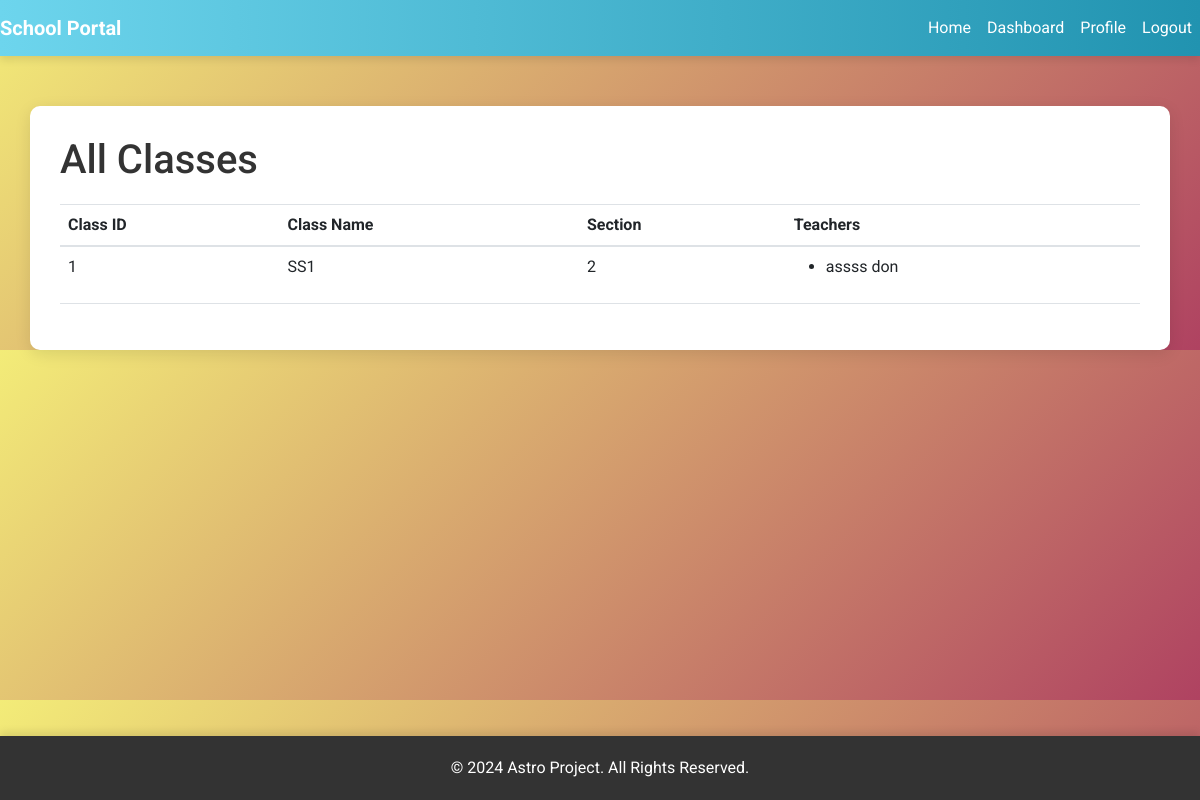
/view_classes (signed in), run on the app's committed database.
### school_project/models.py (models this page shows, shortened)
class Class(db.Model):
    __tablename__ = 'classes'
    id = db.Column(db.Integer, primary_key=True)
    name = db.Column(db.String(64), nullable=False)
    section = db.Column(db.String(64), nullable=False)
    teachers = db.relationship(
        'User', secondary=class_teachers, back_populates='classes')
    students = db.relationship('Student', back_populates='assigned_class')
    subjects = db.relationship(
        'Subject', order_by="Subject.id", back_populates='assigned_class')

class User(UserMixin, db.Model):
    __tablename__ = 'users'
    id = db.Column(db.Integer, primary_key=True)
    is_teacher = db.Column(db.Boolean, default=False)
    first_name = db.Column(db.String(225), nullable=False)
    last_name = db.Column(db.String(225), nullable=False)
    username = db.Column(db.String(150), unique=True, nullable=True)
    email = db.Column(db.String(150), unique=True, nullable=True)
    is_student = db.Column(db.Boolean, default=False)
    is_parent = db.Column(db.Boolean, default=False)
    password = db.Column(db.String(200), nullable=True)
    role = db.Column(db.String(20), nullable=False)
    student = db.relationship('Student', back_populates='user', uselist=False)
    teacher = db.relationship('Teacher', back_populates='user', uselist=False)
    parent = db.relationship('Parent', back_populates='user', uselist=False)
    principal = db.relationship(
        'Principal', back_populates='user', uselist=False)
    schools = db.relationship('School', back_populates='principal')
    pins = db.relationship('Pin', back_populates='user',
                           lazy='dynamic')
    reset_token_expiration = db.Column(db.DateTime, nullable=True)
    reset_token = db.Column(db.String(36), unique=True, nullable=True)
    classes = db.relationship(
        'Class', secondary=class_teachers, back_populates='teachers')
    def is_student(self):
        return self.student is not None
    def is_teacher(self):
        return self.teacher is not None

### school_project/principal/views.py (the view)
@principal.route("/view_classes", methods=['GET'])
@login_required
def view_classes():
    classes = Class.query.all()
    return render_template('view_classes.html', title='View Classes', classes=classes)

### school_project/models.py (called while the page is built)
@login_manager.user_loader
def load_user(user_id):
    return User.query.get(int(user_id))

### school_project/templates/view_classes.html
{% extends "base.html" %}
{% block content %}
    <h1>All Classes</h1>
    <table class="table">
        <thead>
            <tr>
                <th scope="col">Class ID</th>
                <th scope="col">Class Name</th>
                <th scope="col">Section</th>
                <th scope="col">Teachers</th>
            </tr>
        </thead>
        <tbody>
            {% for class_instance in classes %}
            <tr>
                <td>{{ class_instance.id }}</td>
                <td>{{ class_instance.name }}</td>
                <td>{{ class_instance.section }}</td>
                <td>
                    <ul>
                        {% for teacher in class_instance.teachers %}
                            <li>{{ teacher.first_name }} {{ teacher.last_name }}</li>
                        {% else %}
                            <li>No teachers assigned</li>
                        {% endfor %}
                    </ul>
                </td>
            </tr>
            {% endfor %}
        </tbody>
    </table>
{% endblock %}

### school_project/static/css/styles.css (style rules this page uses)
body { font-family: Arial, sans-serif; margin: 0; padding: 0; background-color: #f8f9fa; }
h1, h2, h3 { margin-bottom: 20px; }

### school_project/templates/base.html (style rules this page uses)
body { font-family: 'Roboto', sans-serif; background: linear-gradient(135deg, #f3ec78, #af4261); color: #333; margin: 0; padding: 0; overflow-x: hidden; }

### data on the page
Class: id "1", name "SS1", section "2"
User: first_name "assss", last_name "don"
